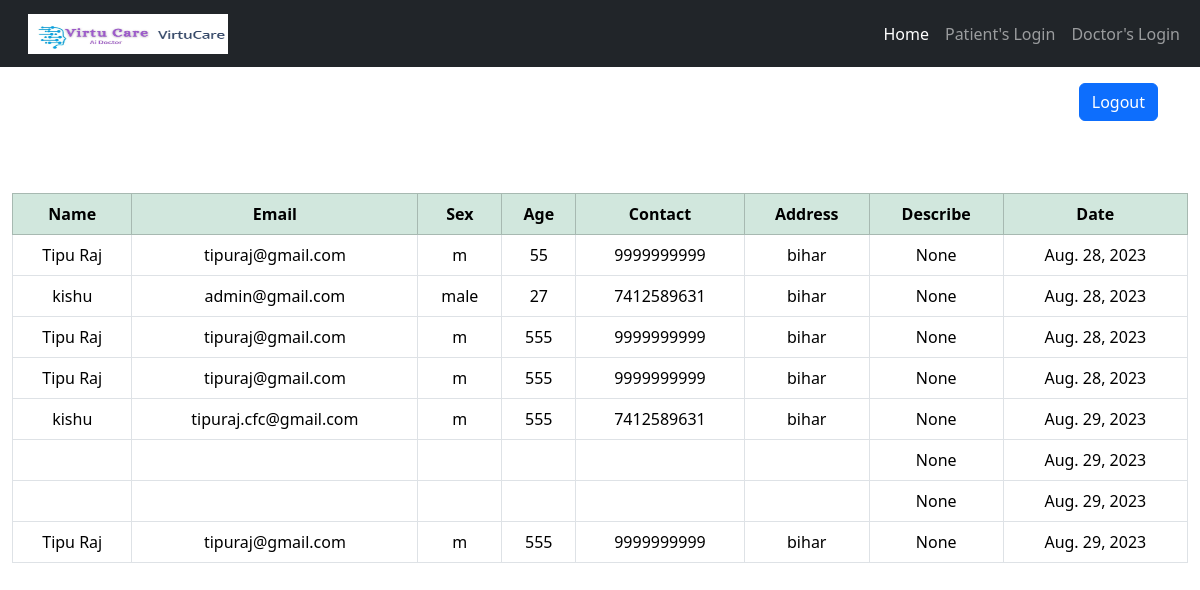
Page /DoctorHome/ (signed in) on the committed database.
### home/models.py (models this page shows, shortened)
class Patients(models.Model):
    name=models.CharField(max_length=100)
    email=models.CharField(max_length=100)
    sex=models.CharField(max_length=12)
    age=models.CharField(max_length=3)
    contact=models.CharField(max_length=13)
    address=models.CharField(max_length=300)
    describe=models.TextField(default="", blank=True, null=True)
    date=models.DateField()

### home/views.py (the view)
# urls.py: path("DoctorHome/", views.DoctorHome, name="DoctorHome"),
@login_required(login_url='Doctor_login')
def DoctorHome(request):
       patient_list=Patients.objects.all()
       return render(request, "DoctorHome.html", {"Patients":patient_list})

### templates/DoctorHome.html (shortened to what this page needs)
{% extends 'base.html' %}
{% block body %}
<div class="container mt-3">
  <div class="row">
    <div class="col-md-12 d-flex justify-content-end">
      <a href="{% url 'Doctor_logout' %}" class="btn btn-primary">Logout</a>
    </div>
  </div>
</div>
<div class="container-fluid">
  <br><br><br>
  <table class="table table-bordered" id="example" style="text-align: center;">
        <thead class=" table-success">
          <tr>
            <th>Name</th>
            <th>Email</th>
            <th>Sex</th>
            <th>Age</th>
            <th>Contact</th>
            <th>Address</th>
            <th>Describe</th>
            <th>Date</th>
          </tr>
        </thead>
          {% for patient in Patients%}
          <tr>
            <td>{{patient.name}}</td>
            <td>{{patient.email}}</td>
            <td>{{patient.sex}}</td>
            <td>{{patient.age}}</td>
            <td>{{patient.contact}}</td>
            <td>{{patient.address}}</td>
            <td>{{patient.describe}}</td>
            <td>{{patient.date}}</td>
        </tr>
        {% endfor %}
      </table>
    </div>
    <br><br><br>
    {% endblock body %}

### templates/base.html (shortened to what this page needs)
<!doctype html>
<html lang="en" dir="rt1">
  <head>
    <link rel="stylesheet" href="https://cdn.jsdelivr.net/npm/bootstrap@5.3.1/dist/css/bootstrap.rtl.min.css">
  </head>
  <body>
    <nav class="navbar navbar-expand-lg navbar-dark bg-dark">
        <div class="container-fluid">
            <a class="navbar-brand" href="/">
                <img src="static\vitrulogo.png" width="200" height="40" class="d-inline-block align-text-top"> </a>
          <div class="collapse navbar-collapse" id="navbarSupportedContent">
            <ul class="navbar-nav me-auto mb-2 mb-lg-0">
              <li class="nav-item">
                <a class="nav-link active" aria-current="page" href="/">Home</a>
              </li>
                <li class="nav-item">
                  <a class="nav-link" href="/Patient_login">Patient's Login</a>
                </li>
                <li class="nav-item">
                  <a class="nav-link" href="/Doctor_login">Doctor's Login</a>
                </li>
            </ul>
          </div>
        </div>
      </nav>
{% block body %} {% endblock body %}
  </body>
</html>

### rows in the picture
Patients: name "Tipu Raj", email "tipuraj@gmail.com", sex "m", age "55", contact "9999999999", address "bihar", describe "None", date "Aug. 28, 2023"
Patients: name "kishu", email "admin@gmail.com", sex "male", age "27", contact "7412589631", address "bihar", describe "None", date "Aug. 28, 2023"
Patients: name "Tipu Raj", email "tipuraj@gmail.com", sex "m", age "555", contact "9999999999", address "bihar", describe "None", date "Aug. 28, 2023"
Patients: name "Tipu Raj", email "tipuraj@gmail.com", sex "m", age "555", contact "9999999999", address "bihar", describe "None", date "Aug. 28, 2023"
Patients: name "kishu", email "tipuraj.cfc@gmail.com", sex "m", age "555", contact "7412589631", address "bihar", describe "None", date "Aug. 29, 2023"
Patients: describe "None", date "Aug. 29, 2023"
Patients: describe "None", date "Aug. 29, 2023"
Patients: name "Tipu Raj", email "tipuraj@gmail.com", sex "m", age "555", contact "9999999999", address "bihar", describe "None", date "Aug. 29, 2023"
